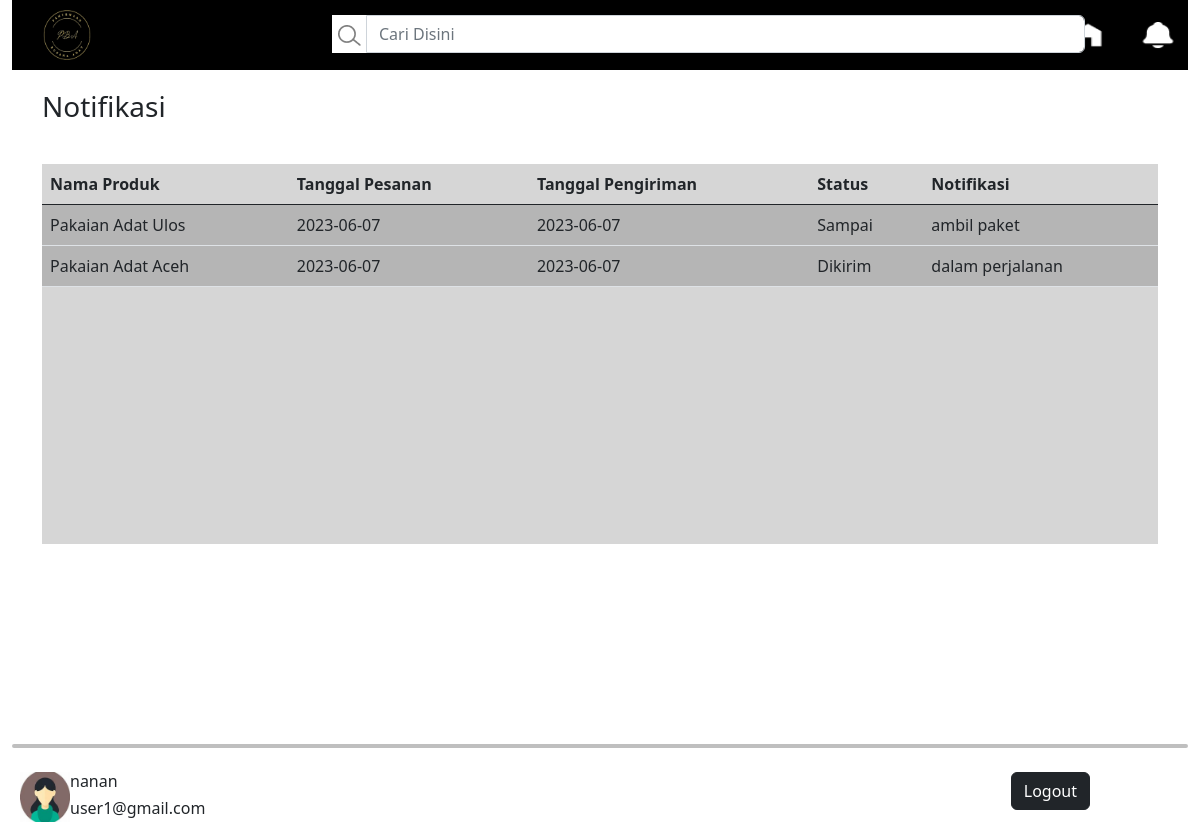
The app's page /cost_notifikasi.php with its own data.
### tables this page shows
CREATE TABLE `pesanan` (
  `Id_pesanan` int(20) NOT NULL,
  `Tanggal_Pesanan` varchar(50) NOT NULL,
  `Tanggal_Pengiriman` varchar(50) DEFAULT NULL,
  `Id_Produk` int(20) NOT NULL,
  `Lama_sewa` int(100) NOT NULL,
  `Total_Harga` varchar(255) DEFAULT NULL,
  `Status_Pesanan` varchar(255) NOT NULL,
  `notif` varchar(50) DEFAULT NULL,
  `Harga` int(50) DEFAULT NULL
);

CREATE TABLE `produk` (
  `Id_Produk` int(11) NOT NULL,
  `Nama_Produk` varchar(255) NOT NULL,
  `Deskripsi_Produk` varchar(255) NOT NULL,
  `Harga_Sewa_perHari` int(100) NOT NULL,
  `Stok` varchar(50) NOT NULL,
  `foto` varchar(100) NOT NULL
);

CREATE TABLE `pelanggan` (
  `Id_pelanggan` int(25) NOT NULL,
  `Email` varchar(255) NOT NULL,
  `Nama` varchar(255) NOT NULL,
  `Alamat` varchar(255) DEFAULT NULL,
  `No_telp` varchar(100) DEFAULT NULL
);

### cost_notifikasi.php (the view, shortened to what this page needs)
<?php
include 'koneksi.php';
$sql = "SELECT pesanan.Id_pesanan, pesanan.Tanggal_Pesanan, pesanan.Tanggal_Pengiriman, pesanan.Lama_sewa, pesanan.Total_Harga, pesanan.Status_Pesanan ,produk.Nama_Produk, pelanggan.Nama, pesanan.notif
FROM pesanan, produk, pelanggan
where pesanan.Id_Produk = produk.Id_Produk AND pelanggan.Id_pelanggan=4;";
$result = mysqli_query($conn, $sql);
$sql2 = "SELECT * FROM pelanggan WHERE Id_pelanggan = 4";
$result2 = mysqli_query($conn, $sql2);
$test = mysqli_fetch_assoc($result2);
?>
<!DOCTYPE html>
<html lang="en">
<head>
    <link rel="stylesheet" href="css/style.css">
    <link href="https://cdn.jsdelivr.net/npm/bootstrap@5.2.3/dist/css/bootstrap.min.css" rel="stylesheet">
</head>
<body>
    <div class="container-fluid">
        <ul class="ul-nav">
            <li class="li-nav-2"><a href="cost_masuk.php"><img src="img/logo.png" alt="logo" width="70" height="50"></a></li>
            <li class="li-nav-2" style="position:absolute; left:26%; top:5px"><div class="input-group mb-3" ><button style="background-color: white; border:none" class="image-button"><img src="img/search.png" alt="search"></button><input  type="text" class="form-control" placeholder="Cari Disini" aria-label="Username" aria-describedby="basic-addon1" size="70"></div></a></li>
            <li class="li-nav-2" style="float:right; margin-top:10px"><a href="cost_notifikasi.php"><img src="img/notif.png" alt="logo" width="40" height="30"></a></li>
            <li class="li-nav-2" style="float:right; margin-top:10px"><a href="cost_masuk.php"><img src="img/home.png" alt="logo" width="40" height="30"></a></li>
            <li class="li-nav-2" style="float:right; margin-top:10px"><a href="cost_akun.php"><img src="img/acc.png" alt="logo" width="40" height="30"></a></li>
            <li class="li-nav-2" style="float:right; margin-top:12px"><a href="cost_keranjang.php"><img src="img/basket.png" alt="logo" width="30" height="25"></a></li>
        </ul>
    </div>
    <div class="container">
        <figure>
            <h3>Notifikasi</h3>
        </figure>
        <br>
        <div style="height:380px; background-color: #3333">
            <div class="table-responsive">
            <table class="table align-middle">
            <thead>
                    <tr class="hideme">
                    <th >Nama Produk</th>
                        <th >Tanggal Pesanan</th>
                        <th >Tanggal Pengiriman</th>
                        <th >Status</th>
                        <th >Notifikasi</th>
                    </tr>
                </thead>
                <tbody>
                <?php while ($fetch = mysqli_fetch_assoc($result)) { ?>
                    <tr style="background-color: #3333;">
                        <td><?php echo $fetch['Nama_Produk']?></td>
                        <td><?php echo $fetch['Tanggal_Pesanan']?></td>
                        <td><?php echo $fetch['Tanggal_Pengiriman']?></td>
                        <td><?php echo $fetch['Status_Pesanan']?></td>
                        <td><?php echo $fetch['notif']?></td>
                    </tr>
                    <?php } ?>
                </tbody>
            </table>
        </div>
        </div>
    </div>
    <footer class="login-box" style="margin-top: 180px">
    <div class="container-xxl">
        <div><hr style="border: 2px solid black; border-radius: 5px"></div>
        <div class="d-inline-flex p-2" >
            <img src="img/profile_2.png" alt="foto"  width="50" height="50">
            <div class="d-flex flex-column mb-3" style="height: 1px">
            <h6><?php echo $test['Nama']; ?></h6>
            <h6><?php echo $test['Email']; ?></h6>
            </div>
            <div><a href="cost_home.php" style="position:absolute; right:110px" class="btn btn-dark">Logout</a></div>
        </div>
    </div>
    </footer>
</body>
</html>

### css/style.css (style rules this page uses)
.ul-nav { list-style-type: none; margin: 0; padding: 0; overflow: hidden; background-color: black; }
li { padding: 10px; }
.li-nav-2 { float: left; padding-left: 20px; }
.container { padding: 20px; align-items: end; }
.hideme { height: 1px; border: none }

### records on screen
pesanan: Id_Produk.Nama_Produk "Pakaian Adat Ulos", Tanggal_Pesanan "2023-06-07", Tanggal_Pengiriman "2023-06-07", Status_Pesanan "Sampai", notif "ambil paket"
pesanan: Id_Produk.Nama_Produk "Pakaian Adat Aceh", Tanggal_Pesanan "2023-06-07", Tanggal_Pengiriman "2023-06-07", Status_Pesanan "Dikirim", notif "dalam perjalanan"
pelanggan: Nama "nanan", Email "user1@gmail.com"
